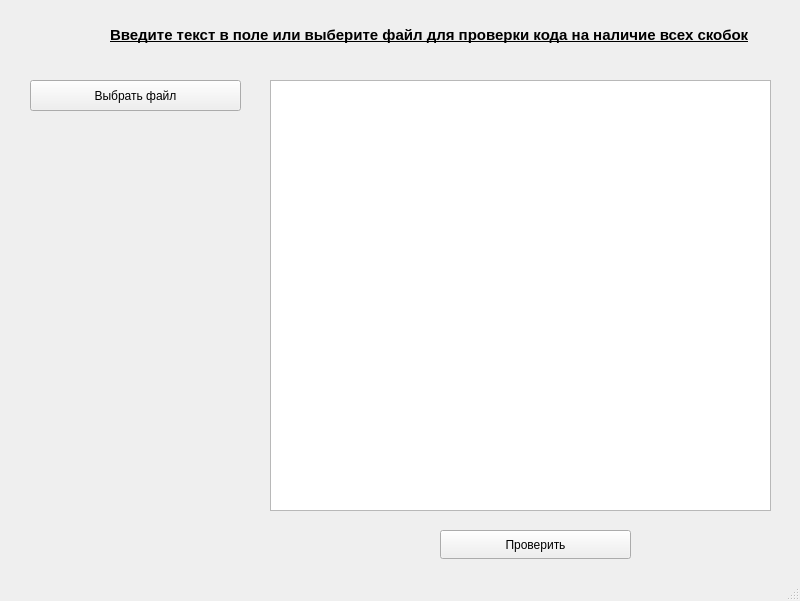
<?xml version="1.0" encoding="UTF-8"?>
<ui version="4.0">
 <class>MainWindow</class>
 <widget class="QMainWindow" name="MainWindow">
  <property name="geometry">
   <rect>
    <x>0</x>
    <y>0</y>
    <width>800</width>
    <height>601</height>
   </rect>
  </property>
  <property name="windowTitle">
   <string>MainWindow</string>
  </property>
  <widget class="QWidget" name="centralwidget">
   <widget class="QTextEdit" name="textEdit">
    <property name="geometry">
     <rect>
      <x>270</x>
      <y>80</y>
      <width>501</width>
      <height>431</height>
     </rect>
    </property>
   </widget>
   <widget class="QLabel" name="pathFile">
    <property name="geometry">
     <rect>
      <x>30</x>
      <y>130</y>
      <width>211</width>
      <height>31</height>
     </rect>
    </property>
    <property name="text">
     <string/>
    </property>
   </widget>
   <widget class="QPushButton" name="pushButton_chooseFile">
    <property name="geometry">
     <rect>
      <x>30</x>
      <y>80</y>
      <width>211</width>
      <height>31</height>
     </rect>
    </property>
    <property name="text">
     <string>Выбрать файл</string>
    </property>
   </widget>
   <widget class="QLabel" name="label_2">
    <property name="geometry">
     <rect>
      <x>110</x>
      <y>10</y>
      <width>791</width>
      <height>51</height>
     </rect>
    </property>
    <property name="text">
     <string>&lt;html&gt;&lt;head/&gt;&lt;body&gt;&lt;p&gt;&lt;span style=&quot; font-size:11pt; font-weight:700; text-decoration: underline;&quot;&gt;Введите текст в поле или выберите файл для проверки кода на наличие всех скобок&lt;/span&gt;&lt;/p&gt;&lt;/body&gt;&lt;/html&gt;</string>
    </property>
   </widget>
   <widget class="QPushButton" name="pushButton_checkCode">
    <property name="geometry">
     <rect>
      <x>440</x>
      <y>530</y>
      <width>191</width>
      <height>29</height>
     </rect>
    </property>
    <property name="text">
     <string>Проверить</string>
    </property>
   </widget>
  </widget>
  <widget class="QMenuBar" name="menubar">
   <property name="geometry">
    <rect>
     <x>0</x>
     <y>0</y>
     <width>800</width>
     <height>25</height>
    </rect>
   </property>
  </widget>
  <widget class="QStatusBar" name="statusbar"/>
 </widget>
 <resources/>
 <connections/>
</ui>
